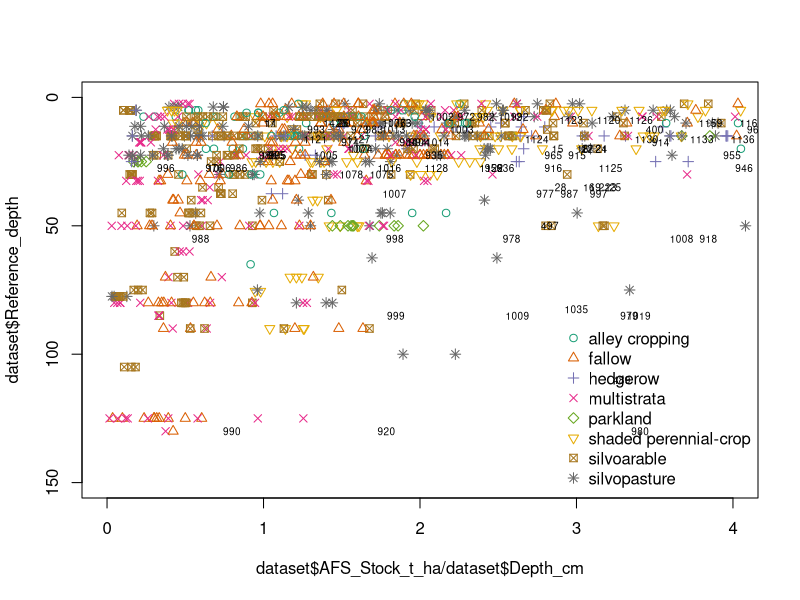

Write the R code that produced this figure.


#reading the file

library(readxl)
library(RColorBrewer)

dataset<-read_excel("afs_data_tp_github.xlsx")
colnames(dataset)

unique(dataset$First_Author)

AFS_palette<-brewer.pal(8, "Dark2")

dataset$AFS_classification<-as.factor(dataset$AFS_classification)

plot(dataset$AFS_Stock_t_ha/dataset$Depth_cm, dataset$Reference_depth, ylim=c(150,0), 
     col=AFS_palette[dataset$AFS_classification], 
     pch=as.numeric(dataset$AFS_classification), xlim=c(0,4))

legend("bottomright", levels(dataset$AFS_classification), col=AFS_palette, pch=c(1:8), bty="n")

text(dataset$AFS_Stock_t_ha, dataset$Reference_depth+5, cex=0.6, dataset$ID)

